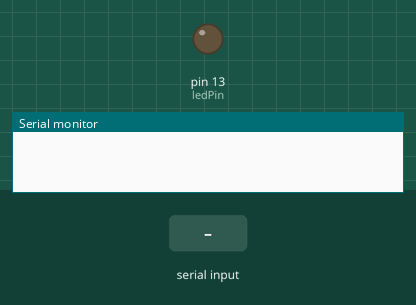
This sketch was run on a simulated Arduino Uno, built with avr-gcc and run on an emulated ATmega328P. On the bench: output pins drawn as LEDs (lit = HIGH), the last lines printed to the serial monitor. The test bench sets the inputs (shaded band).

Above: at 1.2 s.
1.3 s: "H" received over Serial
At 2.4 s:
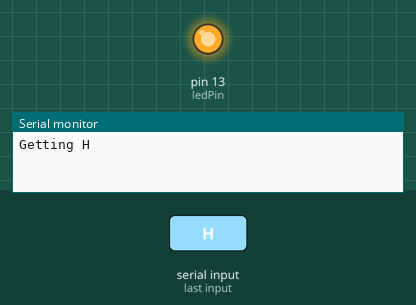
2.8 s: "L" received over Serial
At 3.5 s:
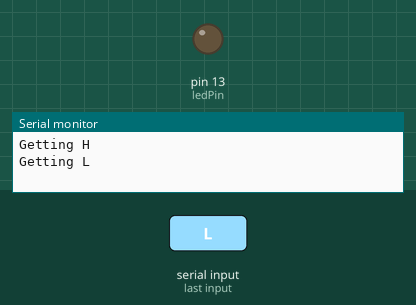
Timing chart, 0 to 5.8 s (numbered marks = the images above; inputs shaded):
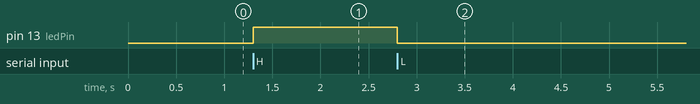

The sketch:

05a_arduino_gui.ino
```cpp
// Arduino Serial Communication using Python tkinter GUI
// Turns on and off ledPin 13
// Python GUI must be running before you attempt to open the Arduino IDE serial montior

const int ledPin = 13;  // Pin LED is attached to
int incomingByte;       // Variable to store serial data


void setup() {
  // initialize serial communication:
  Serial.begin(9600);
  // initialize LED pin as an output:
  pinMode(ledPin, OUTPUT);
}

void loop() {
  // See if there is incoming serial data:
  if (Serial.available() > 0) {
    // read the oldest byte in the serial buffer:
    incomingByte = Serial.read();
    // if it's a capital H, turn on the LED:
    if (incomingByte == 'H') {
      digitalWrite(ledPin, HIGH);
      Serial.println("Getting H");  // print out to serial monitor to check state
    }
    // if it's an L, turn off the LED:
    if (incomingByte == 'L') {
      digitalWrite(ledPin, LOW);
      Serial.println("Getting L");
    }
  }
}
```

Measured:
- after the input at 1.3 s, pin 13 (ledPin): LOW → HIGH at once
- after the input at 2.8 s, pin 13 (ledPin): HIGH → LOW at once
